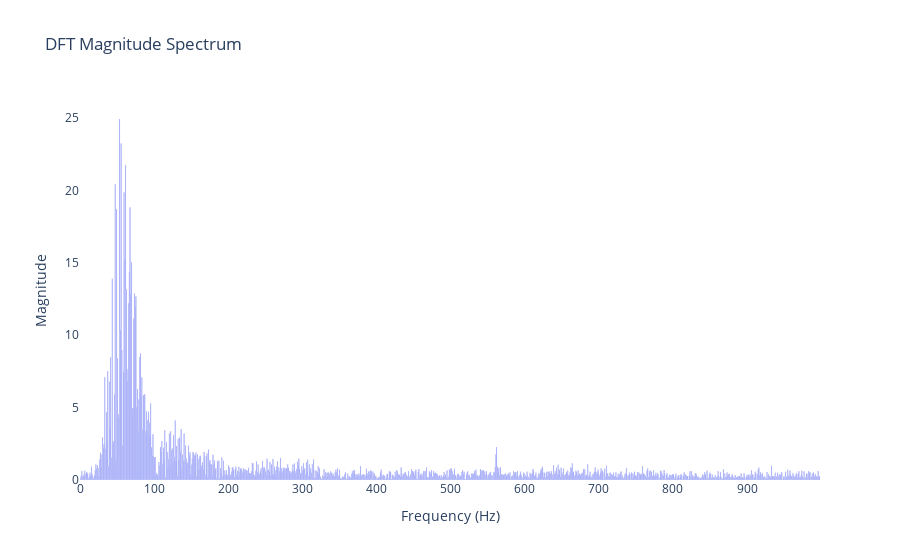

The notebook cell this image was saved under:
### Markdown cell above
### Preparing Data for DFT (Discrete Fourier Transformation)

### Code cell
#prepare imaginary numbers
real = np.zeros(N)
imaj = np.zeros(N)
mag = np.zeros(N)

#create the DFT function based on equations
m = int(N/2)
def DFT():
    for k in range(N):
        real[k] = 0
        imaj[k] = 0
        for n in range(N):
            real[k] = real[k] + (pcg[n] * np.cos(2*np.pi*k*(n/N)))
            imaj[k] = imaj[k] - (pcg[n] * np.sin(2*np.pi*k*(n/N)))
        mag[k] = np.sqrt((real[k])**2 + (imaj[k])**2)
    mag[0] = mag[0] / 4

DFT()
bar_trace = go.Bar(
    x=np.arange(N//2),
    y=mag,
    name='DFT Magnitude Spectrum',
    marker=dict(
        color='blue',  
    )
)

layout = go.Layout(
    title='DFT Magnitude Spectrum',
    xaxis=dict(title='Frequency (Hz)'),
    yaxis=dict(title='Magnitude'),
    plot_bgcolor='white',  
    paper_bgcolor='white'  
)

#create and plot the plotly figure
fig = go.Figure(data=[bar_trace], layout=layout)
fig.show()

### Figure 1 — Plotly figure (JSON) as saved in the notebook; plotly's stock layout.template omitted (floating-point values rounded to 4 significant figures; data arrays with more than 128 entries replaced by an {"elided": "..."} marker saying what was removed)
{"data": [{"marker": {"color": "blue"}, "name": "DFT Magnitude Spectrum", "type": "bar", "x": {"elided": "999 int values"}, "y": {"elided": "1999 float values"}}], "layout": {"paper_bgcolor": "white", "plot_bgcolor": "white", "title": {"text": "DFT Magnitude Spectrum"}, "xaxis": {"title": {"text": "Frequency (Hz)"}}, "yaxis": {"title": {"text": "Magnitude"}}}}
